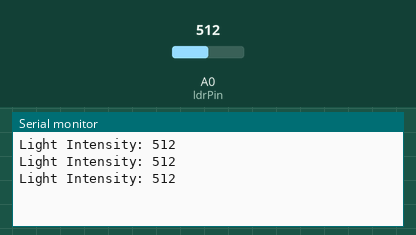
A sketch run on a simulated Arduino Uno, built with avr-gcc and run on an emulated ATmega328P. On the bench: the last lines printed to the serial monitor. The test bench sets the inputs (shaded band); at power-on: A0 (ldrPin) = 512.

Above: at 1.3 s.
1.4 s: A0 (ldrPin) set to 716
At 1.9 s:
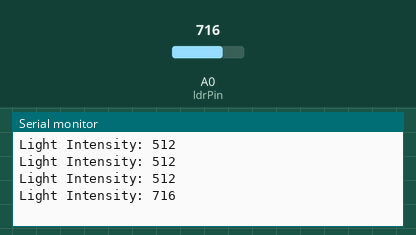
2.9 s: A0 (ldrPin) set to 900
At 3.4 s:
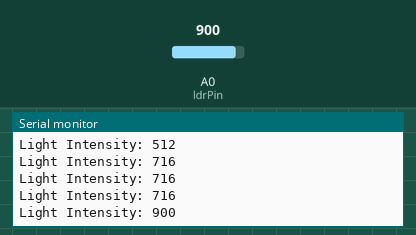
Timing chart, 0 to 5.9 s (numbered marks = the images above; inputs shaded):
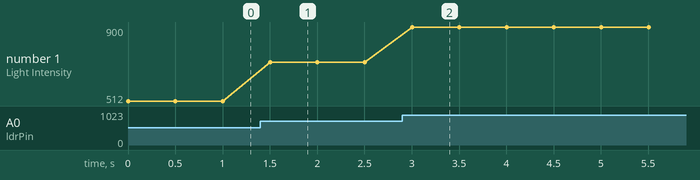

Measured:
- after the input at 1.4 s, the serial monitor: prints a new line after 0.10 s (image 1)
- after the input at 2.9 s, the serial monitor: prints a new line after 0.10 s (image 2)
- plotted number 1: 512 → 716 after the input at 1.4 s, 716 → 900 after the input at 2.9 s

The sketch:

LDR_sensor.ino
```cpp
int ldrPin = A0;
int ldrValue = 0;

void setup() {

  Serial.begin(9600);
  pinMode(ldrPin, INPUT);

}

void loop() {

  ldrValue = analogRead(ldrPin);
  Serial.print("Light Intensity: ");
  Serial.println(ldrValue);
  delay(500);

}
```
